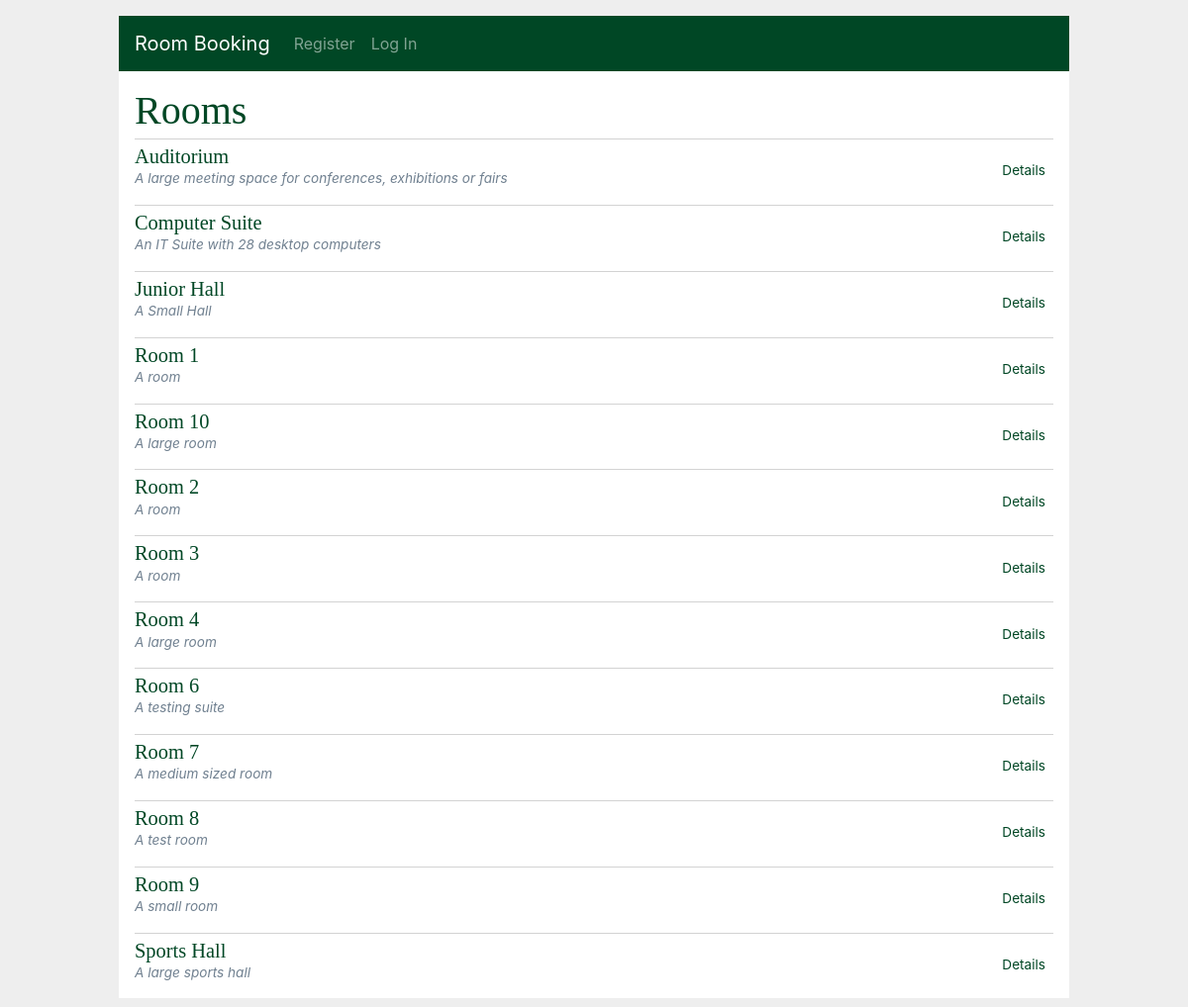
The app's page /rooms/, older data.
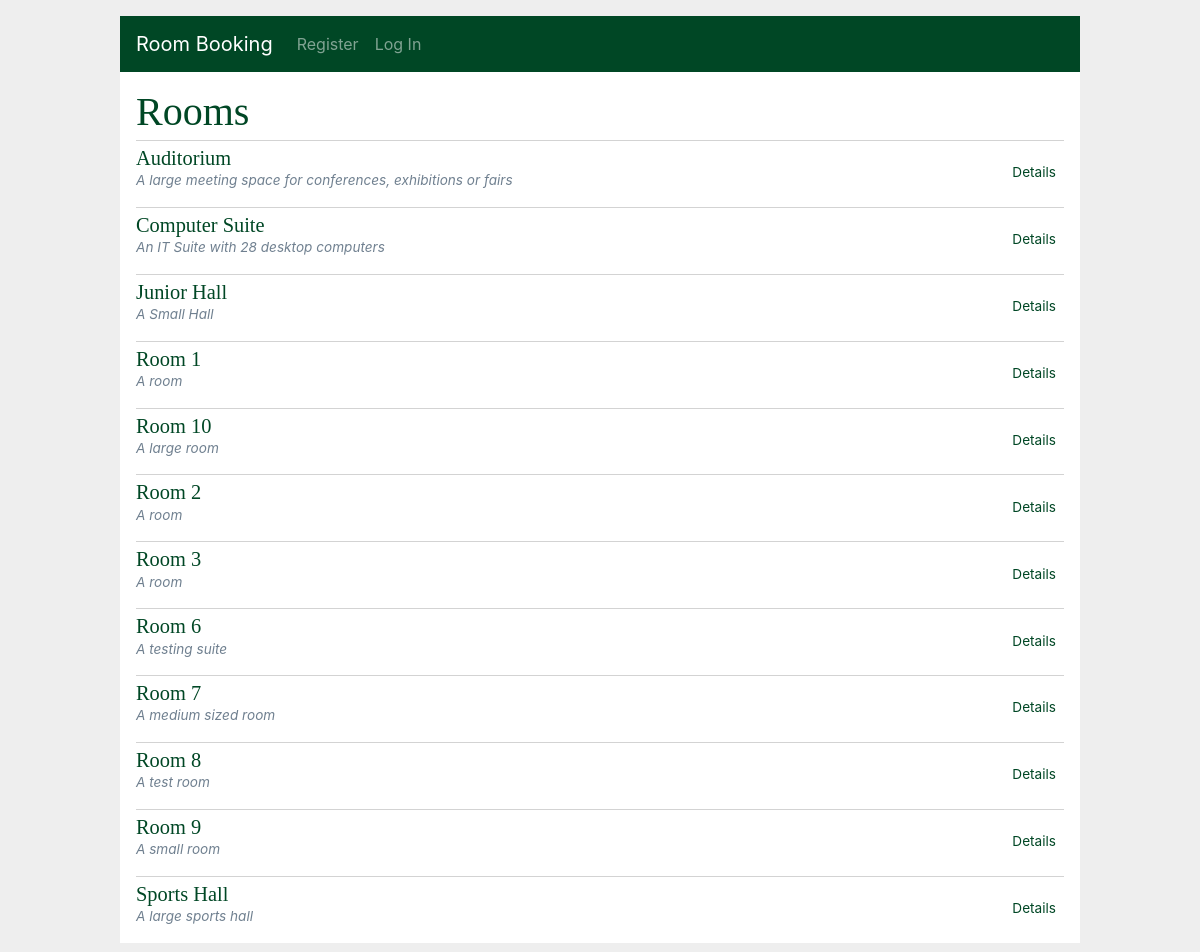
The same page, newer data.
### app/models/room.py (models this page shows, shortened)
class Room(db.Model):
    __tablename__ = "rooms"
    id = db.Column(db.Integer, primary_key=True, autoincrement=True, nullable=False)
    name = db.Column(db.String(150), unique=True, nullable=False)
    description = db.Column(db.String, nullable=False)
    room_bookings = db.relationship('RoomBooking', back_populates="room", cascade='all, delete, delete-orphan')
    room_resources = db.relationship('RoomResource', back_populates="room", cascade='all, delete, delete-orphan')

### app/rooms/routes.py (the view)
@bp.route('/')
def index():
    rooms = Room.query.order_by(Room.name).all()
    return render_template('rooms/index.html', rooms=rooms)

### app/main/routes.py (called while the page is built)
@bp.before_app_request
def load_logged_in_user():
    user_id = session.get('user_id')
    if user_id is None:
        g.user = None
    else:
        g.user = User.query.filter_by(
                id=user_id).first()

### app/templates/rooms/index.html (shortened to what this page needs)
{% extends 'base.html' %}
{% block header %}
  <h1>{% block title %}Rooms{% endblock %}</h1>
{% endblock %}
{% block content %}
  {% for room in rooms %}
    <article class="booking">
      <header>
        <div>
          <a href="{{ url_for('rooms.details', id=room['id']) }}"><h1>{{ room['name'] }}</h1></a>
          <div class="about"> {{ room['description'] }}</div>
        </div>
        <div>
          <a class="action" href="{{ url_for('rooms.details', id=room['id']) }}">Details</a>
        </div>
      </header>
    </article>
    {% if not loop.last %}
      <hr style="margin-bottom: 0">
    {% endif %}
  {% endfor %}
{% endblock %}

Row changes from the older to the newer data that the page shows:
removed Room: name "Room 4", description "A large room"
